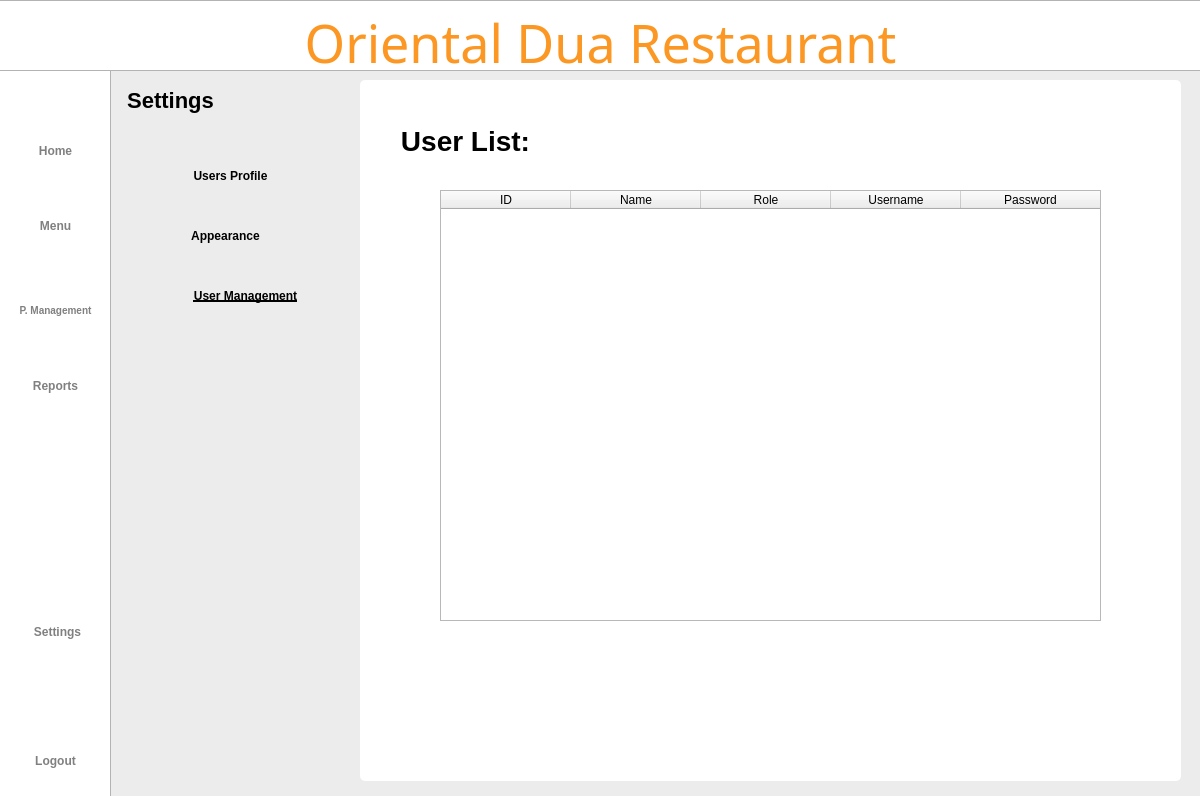
<?xml version="1.0" encoding="UTF-8"?>
<ui version="4.0">
 <class>Dialog</class>
 <widget class="QDialog" name="Dialog">
  <property name="geometry">
   <rect>
    <x>0</x>
    <y>0</y>
    <width>1200</width>
    <height>796</height>
   </rect>
  </property>
  <property name="windowTitle">
   <string>Dialog</string>
  </property>
  <widget class="QWidget" name="bgwidget" native="true">
   <property name="geometry">
    <rect>
     <x>0</x>
     <y>0</y>
     <width>1200</width>
     <height>800</height>
    </rect>
   </property>
   <property name="layoutDirection">
    <enum>Qt::LeftToRight</enum>
   </property>
   <property name="styleSheet">
    <string notr="true">QWidget#bgwidget{background-color: rgb(236, 236, 236);}

</string>
   </property>
   <widget class="QLabel" name="sidebar">
    <property name="geometry">
     <rect>
      <x>-10</x>
      <y>-10</y>
      <width>121</width>
      <height>891</height>
     </rect>
    </property>
    <property name="styleSheet">
     <string notr="true">background-color: rgb(255, 255, 255);
border: 1px solid rgba(0, 0, 0, 0.3);  </string>
    </property>
    <property name="text">
     <string/>
    </property>
   </widget>
   <widget class="QLabel" name="titlebar">
    <property name="geometry">
     <rect>
      <x>-2</x>
      <y>0</y>
      <width>1204</width>
      <height>71</height>
     </rect>
    </property>
    <property name="styleSheet">
     <string notr="true">background-color: rgb(255, 255, 255);
border: 1px solid rgba(0, 0, 0, 0.3);  </string>
    </property>
    <property name="text">
     <string/>
    </property>
   </widget>
   <widget class="QLabel" name="whitebg">
    <property name="geometry">
     <rect>
      <x>360</x>
      <y>80</y>
      <width>821</width>
      <height>701</height>
     </rect>
    </property>
    <property name="styleSheet">
     <string notr="true">background-color: rgb(255, 255, 255);
border-radius: 5px;  </string>
    </property>
    <property name="text">
     <string/>
    </property>
   </widget>
   <widget class="QLabel" name="title">
    <property name="geometry">
     <rect>
      <x>0</x>
      <y>10</y>
      <width>1201</width>
      <height>71</height>
     </rect>
    </property>
    <property name="styleSheet">
     <string notr="true">QLabel#title{
	color: #FB9722;
    font-family: Sacramento;
    font-size: 52px;
    font-weight: 400;
    padding-bottom: 5px;
    text-align: center;
}</string>
    </property>
    <property name="text">
     <string>Oriental Dua Restaurant</string>
    </property>
    <property name="alignment">
     <set>Qt::AlignCenter</set>
    </property>
    <property name="wordWrap">
     <bool>true</bool>
    </property>
   </widget>
   <widget class="QLabel" name="settings">
    <property name="geometry">
     <rect>
      <x>110</x>
      <y>80</y>
      <width>121</width>
      <height>41</height>
     </rect>
    </property>
    <property name="styleSheet">
     <string notr="true">QLabel#settings{
    color: #000000;
    font-family: 'Roboto';
    font-size: 22px;
    font-weight: 500;
}</string>
    </property>
    <property name="text">
     <string>Settings</string>
    </property>
    <property name="alignment">
     <set>Qt::AlignCenter</set>
    </property>
   </widget>
   <widget class="QLabel" name="userlistlabel">
    <property name="geometry">
     <rect>
      <x>380</x>
      <y>110</y>
      <width>171</width>
      <height>61</height>
     </rect>
    </property>
    <property name="styleSheet">
     <string notr="true">QLabel#userlistlabel{
    color: #000000;
    font-family: 'Inter';
    font-size: 28px;
    font-weight: 500;
}</string>
    </property>
    <property name="text">
     <string>User List:</string>
    </property>
    <property name="alignment">
     <set>Qt::AlignCenter</set>
    </property>
   </widget>
   <widget class="QLabel" name="userprofIcon">
    <property name="geometry">
     <rect>
      <x>140</x>
      <y>160</y>
      <width>35</width>
      <height>35</height>
     </rect>
    </property>
    <property name="styleSheet">
     <string notr="true"/>
    </property>
    <property name="text">
     <string/>
    </property>
    <property name="pixmap">
     <pixmap resource="../resource.qrc">:/icon/icons/user.png</pixmap>
    </property>
    <property name="scaledContents">
     <bool>true</bool>
    </property>
    <property name="alignment">
     <set>Qt::AlignCenter</set>
    </property>
   </widget>
   <widget class="QLabel" name="appearanceIcon">
    <property name="geometry">
     <rect>
      <x>140</x>
      <y>220</y>
      <width>35</width>
      <height>35</height>
     </rect>
    </property>
    <property name="styleSheet">
     <string notr="true"/>
    </property>
    <property name="text">
     <string/>
    </property>
    <property name="pixmap">
     <pixmap resource="../resource.qrc">:/icon/icons/appearance.png</pixmap>
    </property>
    <property name="scaledContents">
     <bool>true</bool>
    </property>
    <property name="alignment">
     <set>Qt::AlignCenter</set>
    </property>
   </widget>
   <widget class="QLabel" name="usersIcon">
    <property name="geometry">
     <rect>
      <x>140</x>
      <y>280</y>
      <width>35</width>
      <height>35</height>
     </rect>
    </property>
    <property name="styleSheet">
     <string notr="true"/>
    </property>
    <property name="text">
     <string/>
    </property>
    <property name="pixmap">
     <pixmap resource="../resource.qrc">:/icon/icons/users.png</pixmap>
    </property>
    <property name="scaledContents">
     <bool>true</bool>
    </property>
    <property name="alignment">
     <set>Qt::AlignCenter</set>
    </property>
   </widget>
   <widget class="QLabel" name="p_mIcon">
    <property name="geometry">
     <rect>
      <x>40</x>
      <y>260</y>
      <width>35</width>
      <height>35</height>
     </rect>
    </property>
    <property name="minimumSize">
     <size>
      <width>35</width>
      <height>35</height>
     </size>
    </property>
    <property name="maximumSize">
     <size>
      <width>35</width>
      <height>35</height>
     </size>
    </property>
    <property name="styleSheet">
     <string notr="true">QLabel#Pmanagementbtn{
    color: rgba(0,0,0, 0.5);
    font-family: 'Roboto';
    font-size: 11px;
    font-weight: 300;
}</string>
    </property>
    <property name="text">
     <string/>
    </property>
    <property name="pixmap">
     <pixmap resource="../resource.qrc">:/icon/icons/productm.png</pixmap>
    </property>
    <property name="scaledContents">
     <bool>true</bool>
    </property>
    <property name="alignment">
     <set>Qt::AlignCenter</set>
    </property>
   </widget>
   <widget class="QTableWidget" name="tableWidget">
    <property name="geometry">
     <rect>
      <x>440</x>
      <y>190</y>
      <width>661</width>
      <height>431</height>
     </rect>
    </property>
    <property name="alternatingRowColors">
     <bool>true</bool>
    </property>
    <property name="showGrid">
     <bool>true</bool>
    </property>
    <property name="gridStyle">
     <enum>Qt::SolidLine</enum>
    </property>
    <property name="sortingEnabled">
     <bool>false</bool>
    </property>
    <attribute name="horizontalHeaderCascadingSectionResizes">
     <bool>true</bool>
    </attribute>
    <attribute name="horizontalHeaderMinimumSectionSize">
     <number>50</number>
    </attribute>
    <attribute name="horizontalHeaderDefaultSectionSize">
     <number>130</number>
    </attribute>
    <attribute name="horizontalHeaderStretchLastSection">
     <bool>true</bool>
    </attribute>
    <attribute name="verticalHeaderVisible">
     <bool>false</bool>
    </attribute>
    <column>
     <property name="text">
      <string>ID</string>
     </property>
    </column>
    <column>
     <property name="text">
      <string>Name</string>
     </property>
    </column>
    <column>
     <property name="text">
      <string>Role</string>
     </property>
    </column>
    <column>
     <property name="text">
      <string>Username</string>
     </property>
    </column>
    <column>
     <property name="text">
      <string>Password</string>
     </property>
    </column>
   </widget>
   <widget class="QPushButton" name="logoutbtn">
    <property name="geometry">
     <rect>
      <x>20</x>
      <y>740</y>
      <width>71</width>
      <height>41</height>
     </rect>
    </property>
    <property name="styleSheet">
     <string notr="true">QPushButton#logoutbtn{
    color: rgba(0,0,0, 0.5);
    font-family: 'Roboto';
    font-size: 12px;
    font-weight: 500;
	border:none;
}
</string>
    </property>
    <property name="text">
     <string>Logout</string>
    </property>
   </widget>
   <widget class="QPushButton" name="settingsbtn">
    <property name="geometry">
     <rect>
      <x>20</x>
      <y>620</y>
      <width>75</width>
      <height>23</height>
     </rect>
    </property>
    <property name="styleSheet">
     <string notr="true">QPushButton#settingsbtn{
    color: rgba(0,0,0, 0.5);
    font-family: 'Roboto';
    font-size: 12px;
    font-weight: 500;
	border:none;
}
</string>
    </property>
    <property name="text">
     <string>Settings</string>
    </property>
   </widget>
   <widget class="QPushButton" name="p_managementbtn">
    <property name="geometry">
     <rect>
      <x>10</x>
      <y>290</y>
      <width>91</width>
      <height>41</height>
     </rect>
    </property>
    <property name="styleSheet">
     <string notr="true">QPushButton#p_managementbtn{
    color: rgba(0,0,0, 0.5);
    font-family: 'Roboto';
    font-size: 10px;
    font-weight: 500;
	border:none;
}
</string>
    </property>
    <property name="text">
     <string>P. Management</string>
    </property>
   </widget>
   <widget class="QPushButton" name="homebtn">
    <property name="geometry">
     <rect>
      <x>10</x>
      <y>135</y>
      <width>91</width>
      <height>31</height>
     </rect>
    </property>
    <property name="styleSheet">
     <string notr="true">QPushButton#homebtn{
    color: rgba(0,0,0, 0.5);
    font-family: 'Roboto';
    font-size: 12px;
    font-weight: 500;
	border:none;
}
</string>
    </property>
    <property name="text">
     <string>Home</string>
    </property>
   </widget>
   <widget class="QPushButton" name="menubtn">
    <property name="geometry">
     <rect>
      <x>10</x>
      <y>210</y>
      <width>91</width>
      <height>31</height>
     </rect>
    </property>
    <property name="styleSheet">
     <string notr="true">QPushButton#menubtn{
    color: rgba(0,0,0, 0.5);
    font-family: 'Roboto';
    font-size: 12px;
    font-weight: 500;
	border:none;
}
</string>
    </property>
    <property name="text">
     <string>Menu</string>
    </property>
   </widget>
   <widget class="QPushButton" name="reportbtn">
    <property name="geometry">
     <rect>
      <x>10</x>
      <y>370</y>
      <width>91</width>
      <height>31</height>
     </rect>
    </property>
    <property name="styleSheet">
     <string notr="true">QPushButton#reportbtn{
    color: rgba(0,0,0, 0.5);
    font-family: 'Roboto';
    font-size: 12px;
    font-weight: 500;
	border:none;
}
</string>
    </property>
    <property name="text">
     <string>Reports</string>
    </property>
   </widget>
   <widget class="QLabel" name="menuIcon">
    <property name="geometry">
     <rect>
      <x>40</x>
      <y>180</y>
      <width>30</width>
      <height>30</height>
     </rect>
    </property>
    <property name="minimumSize">
     <size>
      <width>30</width>
      <height>30</height>
     </size>
    </property>
    <property name="maximumSize">
     <size>
      <width>35</width>
      <height>35</height>
     </size>
    </property>
    <property name="styleSheet">
     <string notr="true">QLabel#Pmanagementbtn{
    color: rgba(0,0,0, 0.5);
    font-family: 'Roboto';
    font-size: 11px;
    font-weight: 300;
}</string>
    </property>
    <property name="text">
     <string/>
    </property>
    <property name="pixmap">
     <pixmap resource="../resource.qrc">:/icon/icons/menu.png</pixmap>
    </property>
    <property name="scaledContents">
     <bool>true</bool>
    </property>
    <property name="alignment">
     <set>Qt::AlignCenter</set>
    </property>
   </widget>
   <widget class="QLabel" name="homeIcon">
    <property name="geometry">
     <rect>
      <x>40</x>
      <y>110</y>
      <width>30</width>
      <height>30</height>
     </rect>
    </property>
    <property name="minimumSize">
     <size>
      <width>30</width>
      <height>30</height>
     </size>
    </property>
    <property name="maximumSize">
     <size>
      <width>35</width>
      <height>35</height>
     </size>
    </property>
    <property name="styleSheet">
     <string notr="true">QLabel#Pmanagementbtn{
    color: rgba(0,0,0, 0.5);
    font-family: 'Roboto';
    font-size: 11px;
    font-weight: 300;
}</string>
    </property>
    <property name="text">
     <string/>
    </property>
    <property name="pixmap">
     <pixmap resource="../resource.qrc">:/icon/icons/home.png</pixmap>
    </property>
    <property name="scaledContents">
     <bool>true</bool>
    </property>
    <property name="alignment">
     <set>Qt::AlignCenter</set>
    </property>
   </widget>
   <widget class="QLabel" name="reportIcon">
    <property name="geometry">
     <rect>
      <x>40</x>
      <y>340</y>
      <width>35</width>
      <height>35</height>
     </rect>
    </property>
    <property name="minimumSize">
     <size>
      <width>35</width>
      <height>35</height>
     </size>
    </property>
    <property name="maximumSize">
     <size>
      <width>35</width>
      <height>35</height>
     </size>
    </property>
    <property name="styleSheet">
     <string notr="true">QLabel#Pmanagementbtn{
    color: rgba(0,0,0, 0.5);
    font-family: 'Roboto';
    font-size: 11px;
    font-weight: 300;
}</string>
    </property>
    <property name="text">
     <string/>
    </property>
    <property name="pixmap">
     <pixmap resource="../resource.qrc">:/icon/icons/report.png</pixmap>
    </property>
    <property name="scaledContents">
     <bool>true</bool>
    </property>
    <property name="alignment">
     <set>Qt::AlignCenter</set>
    </property>
   </widget>
   <widget class="QLabel" name="settingIcon">
    <property name="geometry">
     <rect>
      <x>38</x>
      <y>580</y>
      <width>35</width>
      <height>35</height>
     </rect>
    </property>
    <property name="minimumSize">
     <size>
      <width>35</width>
      <height>35</height>
     </size>
    </property>
    <property name="maximumSize">
     <size>
      <width>35</width>
      <height>35</height>
     </size>
    </property>
    <property name="styleSheet">
     <string notr="true">QLabel#Pmanagementbtn{
    color: rgba(0,0,0, 0.5);
    font-family: 'Roboto';
    font-size: 11px;
    font-weight: 300;
}</string>
    </property>
    <property name="text">
     <string/>
    </property>
    <property name="pixmap">
     <pixmap resource="../resource.qrc">:/icon/icons/settings.png</pixmap>
    </property>
    <property name="scaledContents">
     <bool>true</bool>
    </property>
    <property name="alignment">
     <set>Qt::AlignCenter</set>
    </property>
   </widget>
   <widget class="QLabel" name="logoutIcon">
    <property name="geometry">
     <rect>
      <x>39</x>
      <y>715</y>
      <width>35</width>
      <height>35</height>
     </rect>
    </property>
    <property name="minimumSize">
     <size>
      <width>35</width>
      <height>35</height>
     </size>
    </property>
    <property name="maximumSize">
     <size>
      <width>35</width>
      <height>35</height>
     </size>
    </property>
    <property name="styleSheet">
     <string notr="true">QLabel#Pmanagementbtn{
    color: rgba(0,0,0, 0.5);
    font-family: 'Roboto';
    font-size: 11px;
    font-weight: 300;
}</string>
    </property>
    <property name="text">
     <string/>
    </property>
    <property name="pixmap">
     <pixmap resource="../resource.qrc">:/icon/icons/shutdown.png</pixmap>
    </property>
    <property name="scaledContents">
     <bool>true</bool>
    </property>
    <property name="alignment">
     <set>Qt::AlignCenter</set>
    </property>
   </widget>
   <widget class="QPushButton" name="userprofbtn">
    <property name="geometry">
     <rect>
      <x>180</x>
      <y>160</y>
      <width>101</width>
      <height>31</height>
     </rect>
    </property>
    <property name="styleSheet">
     <string notr="true">QPushButton#userprofbtn{
    color: #000000;
    font-family: &quot;Roboto&quot;;
    font-size: 12px;
    font-weight: 500;
	border:none;
}</string>
    </property>
    <property name="text">
     <string>Users Profile</string>
    </property>
   </widget>
   <widget class="QPushButton" name="appearancebtn">
    <property name="geometry">
     <rect>
      <x>180</x>
      <y>220</y>
      <width>91</width>
      <height>31</height>
     </rect>
    </property>
    <property name="styleSheet">
     <string notr="true">QPushButton#appearancebtn{
    color: #000000;
    font-family: &quot;Roboto&quot;;
    font-size: 12px;
    font-weight: 500;
	border:none;
}</string>
    </property>
    <property name="text">
     <string>Appearance</string>
    </property>
   </widget>
   <widget class="QPushButton" name="usersbtn">
    <property name="geometry">
     <rect>
      <x>180</x>
      <y>280</y>
      <width>131</width>
      <height>31</height>
     </rect>
    </property>
    <property name="styleSheet">
     <string notr="true">QPushButton#usersbtn{
    color: #000000;
    font-family: &quot;Roboto&quot;;
    font-size: 12px;
    font-weight: 500;
	border:none;
	text-decoration: underline;
}</string>
    </property>
    <property name="text">
     <string>User Management</string>
    </property>
   </widget>
   <widget class="QLabel" name="editIcon">
    <property name="geometry">
     <rect>
      <x>1070</x>
      <y>120</y>
      <width>35</width>
      <height>35</height>
     </rect>
    </property>
    <property name="styleSheet">
     <string notr="true"/>
    </property>
    <property name="text">
     <string/>
    </property>
    <property name="pixmap">
     <pixmap resource="../resource.qrc">:/icon/icons/edit.png</pixmap>
    </property>
    <property name="scaledContents">
     <bool>true</bool>
    </property>
    <property name="alignment">
     <set>Qt::AlignCenter</set>
    </property>
   </widget>
   <widget class="QPushButton" name="editbtn">
    <property name="geometry">
     <rect>
      <x>1030</x>
      <y>120</y>
      <width>51</width>
      <height>41</height>
     </rect>
    </property>
    <property name="styleSheet">
     <string notr="true">border:none;</string>
    </property>
    <property name="text">
     <string/>
    </property>
    <property name="iconSize">
     <size>
      <width>35</width>
      <height>35</height>
     </size>
    </property>
   </widget>
  </widget>
 </widget>
 <resources>
  <include location="../resource.qrc"/>
 </resources>
 <connections/>
</ui>
